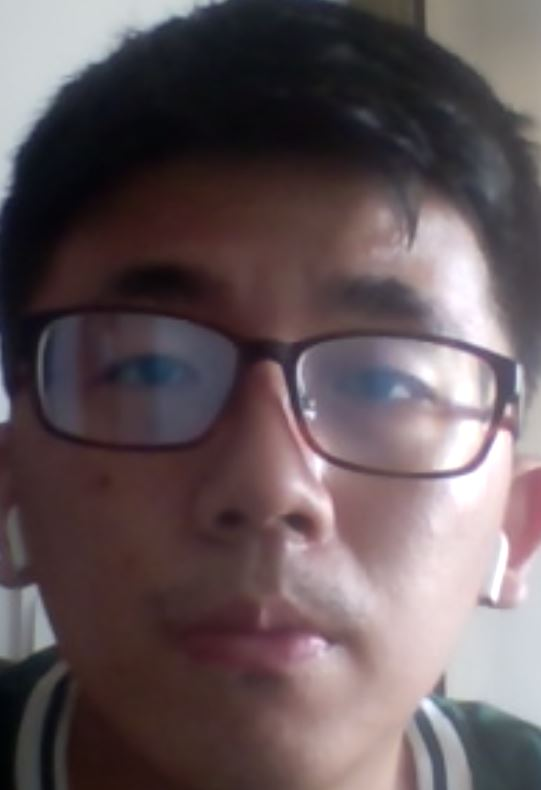
#> input picture EE5907_Part_2/Yidi/1.JPG, 541 x 790 px; its folder holds 4 pictures in this run
$ jupyter execute Cool.ipynb
#> lines starting #> are read from the running program, lines starting #| are printed output that depends on the picture
[cell 1]
from PIL import Image
import glob
import os
import numpy as np
import random

[cell 2]
lst_imgs = [i for i in glob.glob("*.jpg")]
print(lst_imgs)

[cell 3]
if not "Yidi_Grey" in os.listdir():
    os.mkdir("Yidi_Grey")

for i in lst_imgs:
    img = Image.open(i)
#> img is the input picture: PIL image 541x790 RGB; mean R, G, B 99.8, 86.4, 89.7
    img = img.convert('L').resize((32,32))
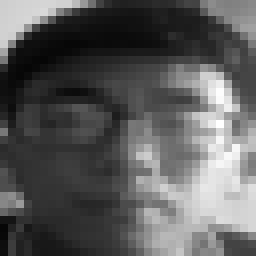
#> img: PIL image 32x32 L (shown 8 times larger); min 6, max 255, mean 90.7
    img.save("Yidi_Grey\\" + i[:-4] + "_grey.jpg")
#> pass 2 of the loop `for i in lst_imgs:`:
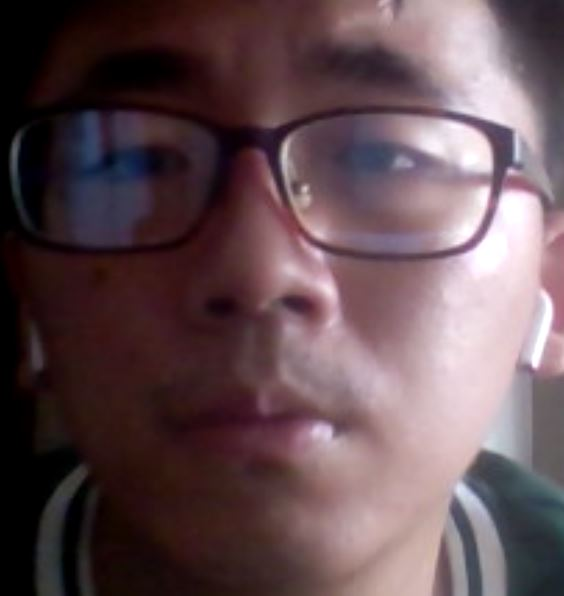
#> input picture EE5907_Part_2/Yidi/10.JPG, 564 x 596 px
#> img is the input picture: PIL image 564x596 RGB; mean R, G, B 98.8, 77.5, 82.5
#> `img = img.convert('L').resize((32,32))`:
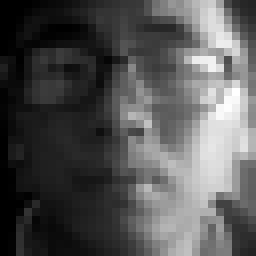
#> img: PIL image 32x32 L (shown 8 times larger); min 0, max 255, mean 84.5
#> pass 3 of the loop `for i in lst_imgs:`:
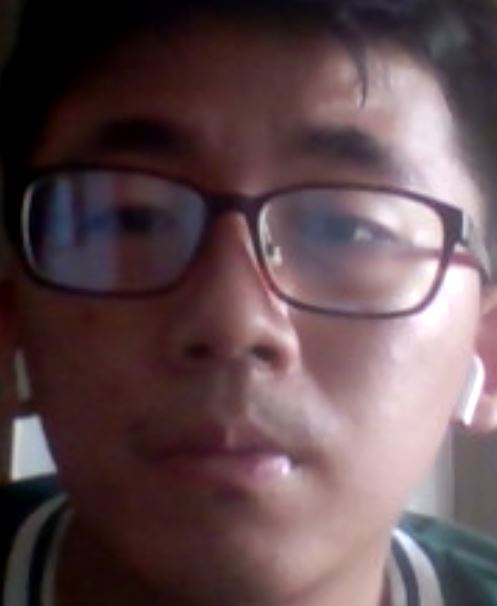
#> input picture EE5907_Part_2/Yidi/2.JPG, 497 x 606 px
#> img is the input picture: PIL image 497x606 RGB; mean R, G, B 97.3, 75.9, 80.2
#> `img = img.convert('L').resize((32,32))`:
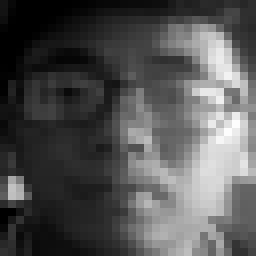
#> img: PIL image 32x32 L (shown 8 times larger); min 0, max 253, mean 82.8
#> the loop made 4 passes; the first 3 are shown

print("Done")
os.startfile("Yidi_Grey")
